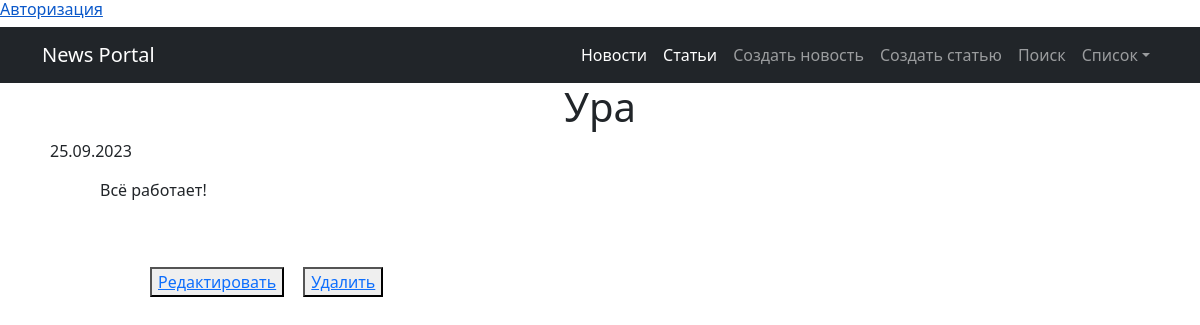
The page /news/37/ on the database its author committed.
### news/models.py (models this page shows, shortened)
class Post(models.Model):
    author = models.ForeignKey(Author, on_delete=models.CASCADE)
    news = 'NW'
    article = 'AR'
    CATEGORY_CHOICES = (
        (news, 'Новость'),
        (article, 'Статья'),
    )
    choiceType = models.CharField(max_length=2,
                                  choices=CATEGORY_CHOICES,
                                  default=article)
    timeCreate = models.DateTimeField(auto_now_add=True)
    categoryPost = models.ManyToManyField(Category, through='PostCategory')
    title = models.CharField(max_length=100, unique=True)
    content = models.TextField()
    rating = models.IntegerField(default=0)

### news/views.py (the view)
# urls.py: path('news/<int:pk>/', NewsDetail.as_view(), name='news_detail'),  # URL-шаблон для полной новости
class NewsDetail(DetailView):  # полные новости
    model = Post
    template_name = 'flatpages/news_detail.html'
    context_object_name = 'post'

### news/templatetags/cenzura.py (called while the page is built)
@register.filter()
def censor(value):  # Естественно если делать реальный проект слов будет в разы больше.
    words_to_censor = ['6лядь', '6лять', 'cock', 'cunt',  'fuck', 'xyй',
                       'гавнюк', 'долбоёб', 'лошок', 'пидарас', 'шлюха']
    if not isinstance(value, str):  # Проверка, чтобы фильтр цензурирования применялся только к переменным строкового
        raise ValueError("Значение должно быть строкой")
    for word in words_to_censor:
        value = value.replace(word, '*' * len(word))
    return mark_safe(value)

### templates/flatpages/news_detail.html
{% extends 'flatpages/default.html' %}
{% load cenzura %}
{% block content %}
    <h1 style="text-align: center;">{{ post.title|censor }}</h1>
    <div style="margin-left: 50px;">{{ post.timeCreate|date:"d.m.Y" }}</div>
    <div style="margin: 15px 100px;">{{ post.content|censor }}</div>
    <div style="margin: 50px 150px;">
        <button> <a href="{% url 'news:news_edit' post.id %}"> Редактировать </a> </button>
        <button style="margin: 15px;"> <a href="{% url 'news:news_delete' post.id %}"> Удалить </a> </button>
    </div>
{% endblock %}

### rows shown on the page
Post: title|censor "Ура", timeCreate "25.09.2023", content|censor "Всё работает!"
